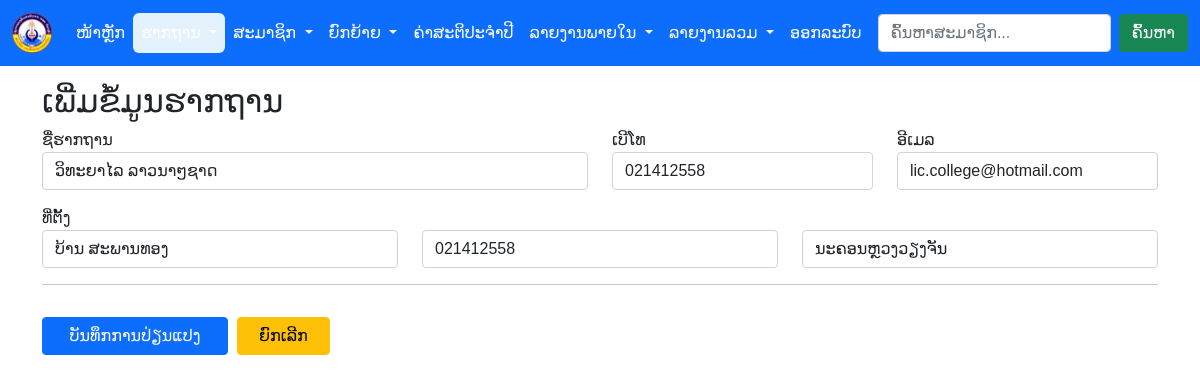
The page /college_add.php?college_id=2 (signed in) on the database as committed earlier.
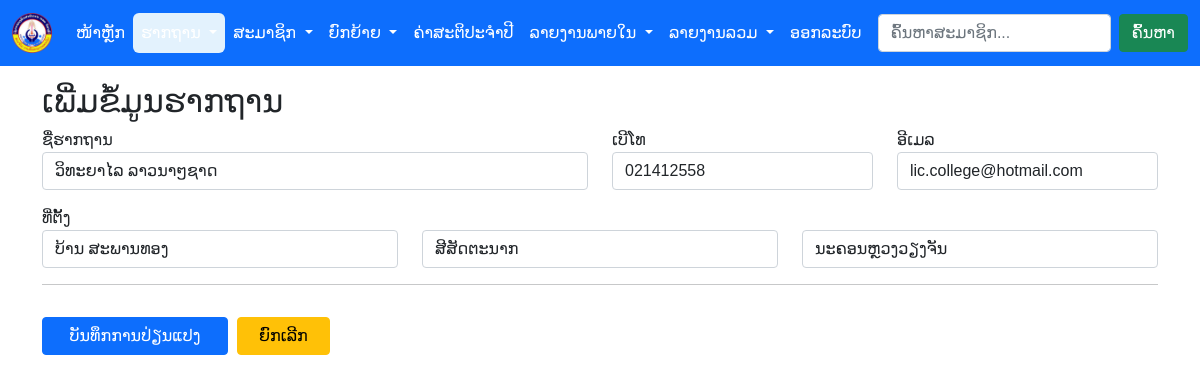
The same page on the database as committed later.
### tables this page shows
CREATE TABLE `college` (
  `col_id` int(11) NOT NULL COMMENT 'ລະຫັດຮາກຖານ',
  `col_name` varchar(40) NOT NULL COMMENT 'ຊື່ຮາກຖານ',
  `col_village` varchar(30) NOT NULL COMMENT 'ບ້ານ',
  `col_district` varchar(30) NOT NULL COMMENT 'ເມືອງ',
  `col_province` varchar(30) NOT NULL COMMENT 'ແຂວງ',
  `tel` varchar(20) NOT NULL COMMENT 'ເບີໂທ',
  `email` varchar(40) NOT NULL COMMENT 'ອີເມວ',
  `local_president` int(11) DEFAULT NULL COMMENT 'ປະທານກຳມະບານຮາກຖານ'
);

### include/function.php (called while the page is built, shortened)
<?php
function prepared_stm($con, $sql, $params, $types=""){
    $types = $types ?: str_repeat("s", count($params));
    if($stm = $con->prepare($sql)){
        $stm->bind_param($types, ...$params);
        $stm->execute();
        return $stm;
    }else{
        return $con->error;
    }
}

### college_add.php (the view, shortened to what this page needs)
<?php
require_once __DIR__ . '/include/function.php';
require_once __DIR__ . '/include/dbconfig.php';
require_once __DIR__ . '/header.php';
require __DIR__ . '/menu.php';
if ($_GET) {
    $sql = "SELECT * FROM college WHERE col_id = ?";
        $rs = prepared_stm($con, $sql, [$_GET['college_id']])->get_result();
        $row = $rs->fetch_assoc();
        $college_name   = $row['col_name'];
        $college_tel    = $row['tel'];
        $college_email  = $row['email'];
        $college_village     = $row['col_village'];
        $college_district    = $row['col_district'];
        $college_province    = $row['col_province'];
}
?>
<div class="container mt-3">
    <h2>ເພີ່ມຂໍ້ມູນຮາກຖານ</h2>
    <form method="post">
        <div class="row">
            <div class="col-md-6">
                <div class="form-group">
                    <label for="collegeName">ຊື່ຮາກຖານ</label>
                    <input value="<?= @$college_name ?>" required id="collegeName" type="text" class="form-control" name="college_name" placeholder="ປ້ອນຊື່ຮາກຖານ">
                </div>
            </div>
            <div class="col-md-3">
                <div class="form-group">
                    <label for="collegeTel">ເບີໂທ</label>
                    <input value="<?= @$college_tel ?>" required id="collegeTel" type="text" class="form-control" name="college_tel" placeholder="ປ້ອນເບີໂທ">
                </div>
            </div>
            <div class="col-md-3">
                <div class="form-group">
                    <label for="collegeEmail">ອີເມລ</label>
                    <input value="<?= @$college_email ?>" id="collegeEmail" type="email" class="form-control" name="college_email" placeholder="ປ້ອນອີເມລ">
                </div>
            </div>
        </div>
        <div class="row mt-3">
            <div class="col-md-4">
                <div class="form-group">
                    <label for="collegeVillage">ທີ່ຕັ້ງ</label>
                    <input value="<?= @$college_village ?>" required id="collegeVillage" type="text" class="form-control" name="college_village" placeholder="ບ້ານ">
                </div>
            </div>
            <div class="col-md-4">
                <div class="form-group">
                    <input value="<?= @$college_district ?>" autocomplete="off" required id="collegeDistrict" type="text" class="form-control" name="college_district" placeholder="ເມືອງ">
                </div>
            </div>
            <div class="col-md-4">
                <div class="form-group">
                    <input value="<?= @$college_province ?>" autocomplete="off" list="addr_province_list" required id="collegeProvince" type="text" class="form-control" name="college_province" placeholder="ແຂວງ">
                </div>
            </div>
        </div>
        <hr class="mt-3 mb-3">
        <?php
        if (isset($_GET['college_id'])) {
            echo '<button name="do" value="edit" class="btn col-2 btn-primary mt-3">ບັນທຶກການປ່ຽນແປງ</button> &nbsp;';
            echo '<a href="college.php" class="btn col-1 btn-warning mt-3">ຍົກເລີກ</a>';
        } else {
            echo '<button name="do" value="add" class="btn col-2 btn-primary mt-3">ບັນທຶກ</button>';
        }
        ?>
    </form>
</div>
<?php
require __DIR__ . '/footer.php';
?>

Rows that differ between the two databases and show on the page:
changed college "ວິທະຍາໄລ ລາວນາໆຊາດ": college_district "021412558" → "ສີສັດຕະນາກ"
